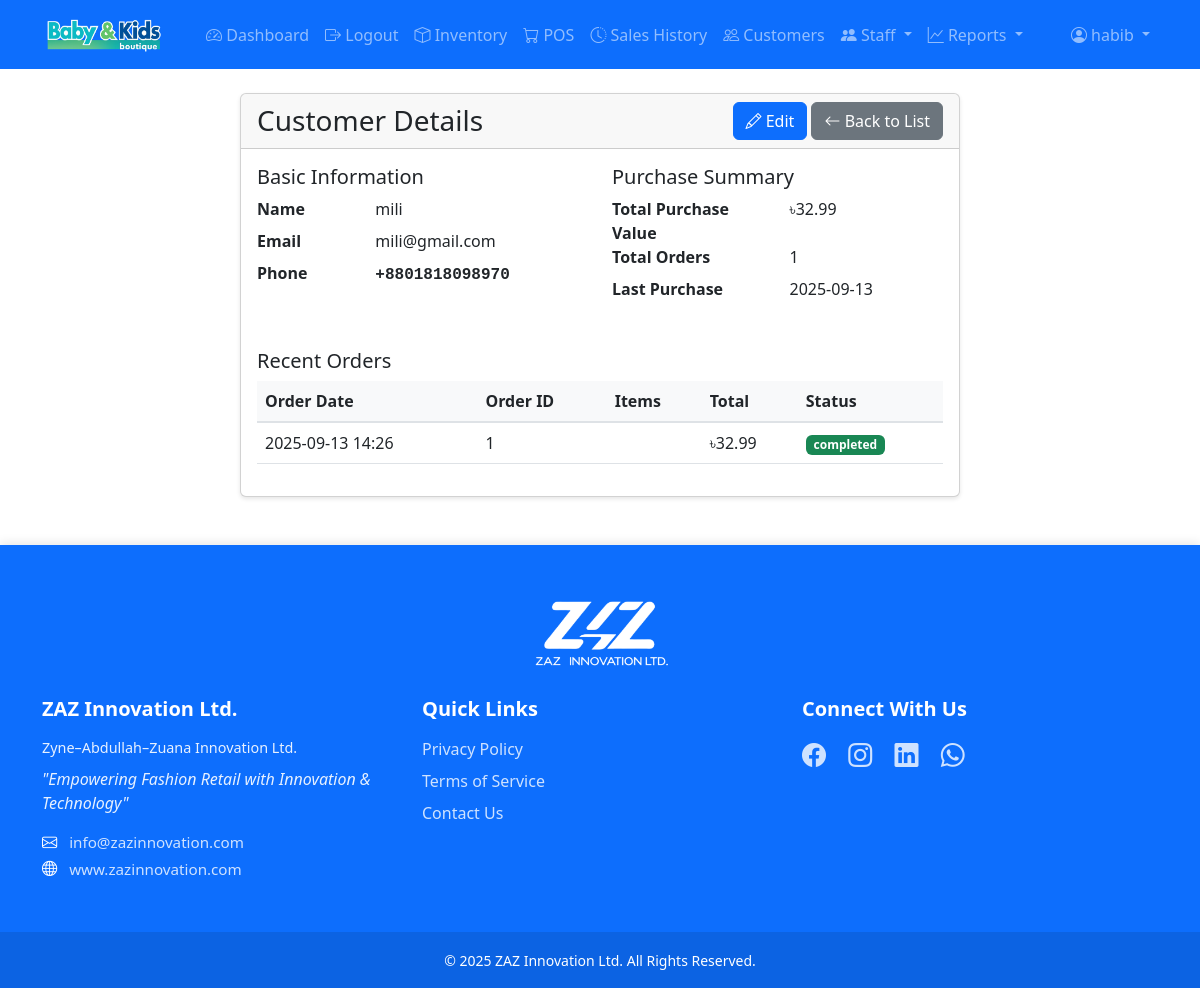
Page /accounts/customers/7/ (signed in) on the earlier database version.
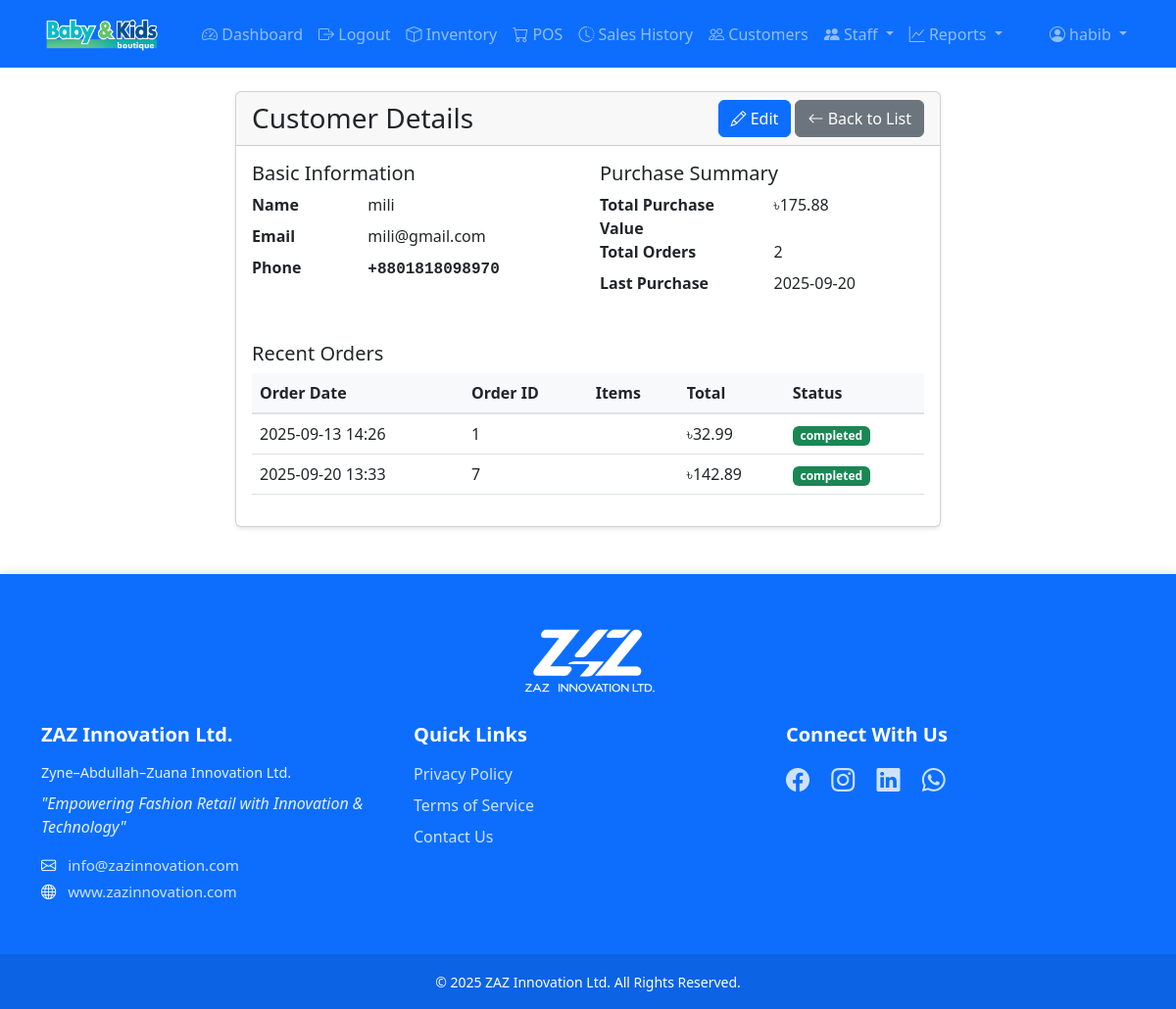
Same page on the later database version.
### accounts/models.py (models this page shows, shortened)
class Customer(models.Model):
    name = models.CharField(max_length=100)
    email = models.EmailField(blank=True, null=True)
    phone_number = models.CharField(max_length=14, blank=True, null=True,
                                  help_text="")
    total_purchase_value = models.DecimalField(
        max_digits=12,
        decimal_places=2,
        default=0,
        validators=[MinValueValidator(0)]
    )
    created_at = models.DateTimeField(auto_now_add=True)
    updated_at = models.DateTimeField(auto_now=True)
    def get_formatted_phone(self):
        if not self.phone_number:
            return "Not provided"
        return self.phone_number

### sales/models.py (models this page shows, shortened)
class Order(models.Model):
    ORDER_STATUS_CHOICES = [
        ('pending', 'Pending'),
        ('completed', 'Completed'),
        ('cancelled', 'Cancelled'),
    ]
    customer = models.ForeignKey('accounts.Customer', null=True, on_delete=models.PROTECT)
    salesperson = models.ForeignKey(User, on_delete=models.PROTECT)
    shop_assistant = models.ForeignKey(
        'accounts.ShopAssistant',
        null=True,
        blank=True,
        on_delete=models.SET_NULL,
        help_text="Shop assistant who helped with this sale"
    )
    order_date = models.DateTimeField(auto_now_add=True)
    subtotal = models.DecimalField(max_digits=10, decimal_places=2, validators=[MinValueValidator(0)], default=0)
    tax = models.DecimalField(max_digits=10, decimal_places=2, validators=[MinValueValidator(0)], default=0)
    total = models.DecimalField(max_digits=10, decimal_places=2, validators=[MinValueValidator(0)], default=0)
    status = models.CharField(max_length=20, choices=ORDER_STATUS_CHOICES, default='pending')

### accounts/views.py (the view)
# urls.py: path('customers/<int:pk>/', views.CustomerDetailView.as_view(), name='customer-detail'),
class CustomerDetailView(LoginRequiredMixin, DetailView):
    model = Customer
    template_name = 'accounts/customer_detail.html'
    context_object_name = 'customer'
    def get_context_data(self, **kwargs):
        context = super().get_context_data(**kwargs)
        orders = self.object.order_set.select_related('salesperson')
        context['orders'] = orders
        context['last_order_date'] = orders.order_by('-order_date').values_list('order_date', flat=True).first()
        return context

### templates/accounts/customer_detail.html (shortened to what the changed rows need)
{% extends "base.html" %}
{% block content %}
<div class="container">
    <div class="row justify-content-center">
        <div class="col-md-8">
            <div class="card">
                <div class="card-body">
                    <div class="row mb-4">
                        <div class="col-md-6">
                            <dl class="row">
                                <dt class="col-sm-4">Name</dt>
                                <dd class="col-sm-8">{{ customer.name }}</dd>
                                <dt class="col-sm-4">Email</dt>
                                <dd class="col-sm-8">{{ customer.email|default:"Not provided" }}</dd>
                                <dt class="col-sm-4">Phone</dt>
                                <dd class="col-sm-8">
                                    <span class="fw-bold font-monospace">{{ customer.get_formatted_phone }}</span>
                                </dd>
                            </dl>
                        </div>
                        <div class="col-md-6">
                            <dl class="row">
                                <dt class="col-sm-6">Total Purchase Value</dt>
                                <dd class="col-sm-6">৳{{ customer.total_purchase_value|floatformat:2 }}</dd>
                                <dt class="col-sm-6">Total Orders</dt>
                                <dd class="col-sm-6">{{ customer.order_set.count }}</dd>
                                <dt class="col-sm-6">Last Purchase</dt>
                                <dd class="col-sm-6">
                                    {% if last_order_date %}
                                        {{ last_order_date|date:"Y-m-d" }}
                                    {% else %}
                                        No purchases yet
                                    {% endif %}
                                </dd>
                            </dl>
                        </div>
                    </div>
                    {% if customer.order_set.exists %}
                    <div class="mt-4">
                        <div class="table-responsive">
                            <table class="table table-hover">
                                <thead>
                                    <tr>
                                        <th>Order Date</th>
                                        <th>Order ID</th>
                                        <th>Items</th>
                                        <th>Total</th>
                                        <th>Status</th>
                                    </tr>
                                </thead>
                                <tbody>
                                    {% for order in customer.order_set.all|slice:":5" %}
                                    <tr>
                                        <td>{{ order.order_date|date:"Y-m-d H:i" }}</td>
                                        <td>{{ order.id }}</td>
                                        <td>{{ order.items.count }}</td>
                                        <td>৳{{ order.total|floatformat:2 }}</td>
                                        <td>
                                            <span class="badge bg-success">{{ order.status }}</span>
                                        </td>
                                    </tr>
                                    {% endfor %}
                                </tbody>
                            </table>
                        </div>
                    </div>
                    {% endif %}
                </div>
            </div>
        </div>
    </div>
</div>
{% endblock %}

Differences in the rows shown:
changed Customer "mili": total_purchase_value "32.99" → "175.88"; order_set.count "1" → "2"
added Order: order_date "2025-09-20 13:33", id "7", total "142.89", status "completed"
Other differences:
{{ last_order_date|date:"Y-m-d" }}: "2025-09-13" → "2025-09-20"
